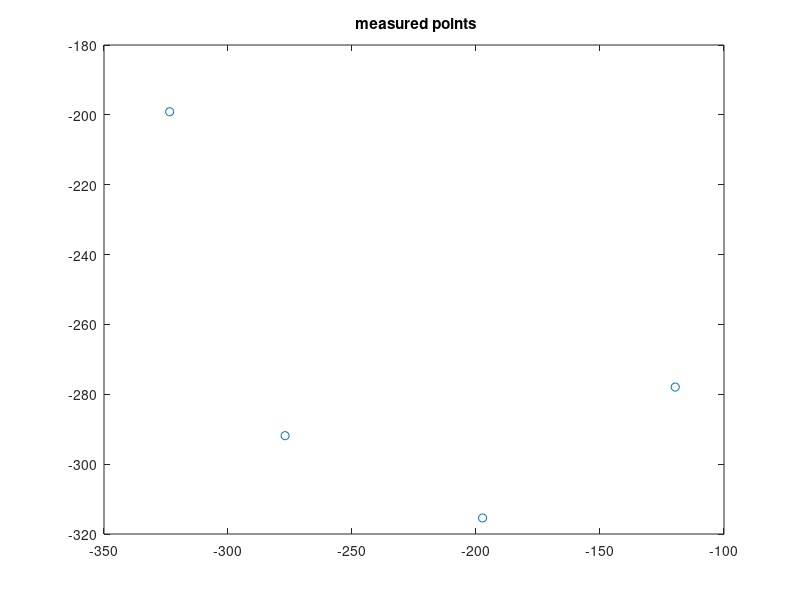

Source code (MATLAB): (Note: this script raises an error after producing the figure.)
%% For X (platform+kistler+cable)
mx = 9.241410334340282e-004;
cx = 0.001651705312519;

%% For Y (platform+kistler+cable)
cy = 0.001046707328795;
my = 5.572114462326005e-004;
% 
% %% Al platform only
% mx = 7.950913801404835e-004;
% cx = 0.001331957704959;
% my=2.721567156741477e-004;
% cy=0.001005491797519;

%% Circle
x=[-119.663; -197.352; -276.979; -323.515];
y=[-277.930; -315.409; -291.850; -199.107];
plot(x,y,'o'), title(' measured points');
[xc,yc,Re,a] = circfit(x,y);
th = linspace(0,2*pi,20)';
xe = Re*cos(th)+xc; ye = Re*sin(th)+yc;
plot(x,y,'o',[xe;xe(1)],[ye;ye(1)],'-.'),
title(' measured and fitted circles')
legend('measured','fitted')
text(xc,yc,sprintf('center (%g , %g );  R=%g',xc,yc,Re))
xlabel x, ylabel y 
axis equal

%% Other parameters
omegad=0.8;
alphad=0.4;
Ts=0.001;
%% Generate trajectory
center=[xc;yc];
rad=Re+0.8;
kNorm=1*10^-1;
rNormal=109.08;
[circX, circY, circXd,circYd, circXdd, circYdd]=genCircle(center,rad,Ts,omegad,alphad);
factor=1;
circX=circX(1:floor(length(circX)/factor));
circY=circY(1:floor(length(circY)/factor));
circXd=circXd(1:floor(length(circX)/factor));
circYd=circYd(1:floor(length(circY)/factor));
circXdd=circXdd(1:floor(length(circX)/factor));
circYdd=circYdd(1:floor(length(circY)/factor));
theta=atan2(circY,circX);
figure(2);
plot(theta);

r0=rad;
Kp=[8 0; 0 7]*10^-2;
Kd=[5 0;0 5]*10^-4;
M=[mx 0; 0 my];
Minv=inv(M);
Ks=[7 0;0 0.7]*10^-2;
Wcut = 150; bLP  = exp(-Wcut*2*pi*Ts);
slbuild('positionControlSlidingCircle');
